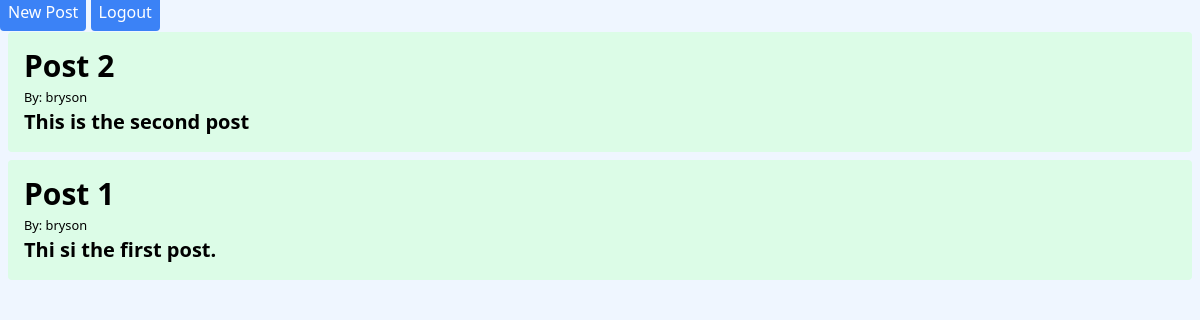
/, run on an earlier commit of the app's database.
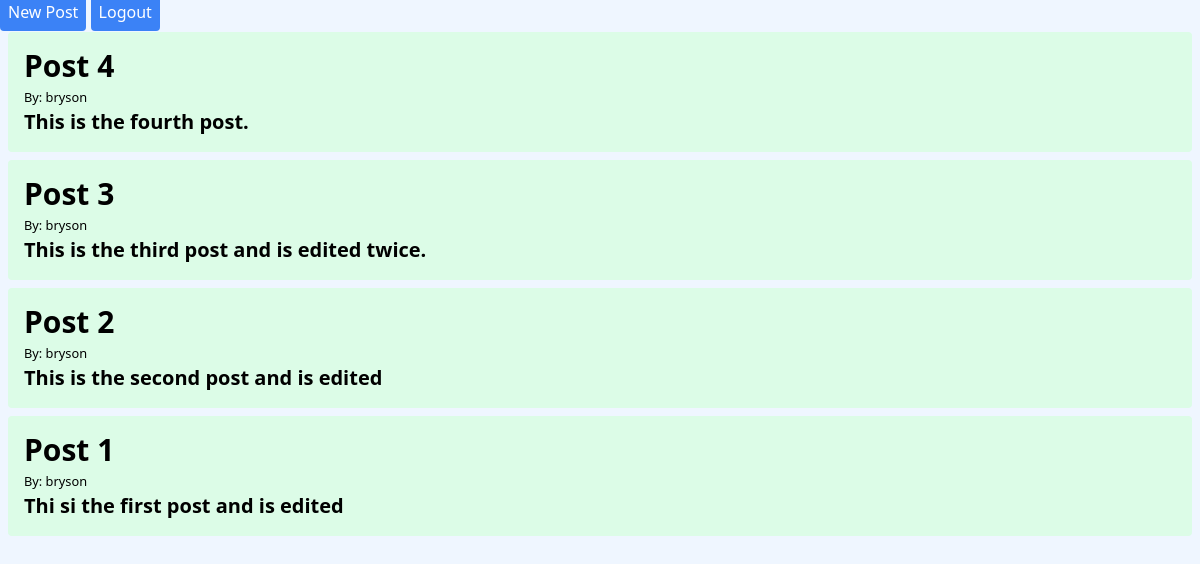
And on a later commit of the database.
### blog/models.py (models this page shows, shortened)
class Post(models.Model):
    title = models.CharField(max_length=200)
    content =models.TextField()
    author =models.ForeignKey(User, on_delete=models.CASCADE)
    created_at =models.DateTimeField(default=timezone.now)
    updated_at =models.DateTimeField(auto_now=True)

### blog/views.py (the view)
# urls.py: path('',PostListView.as_view(),name='home'),
class PostListView(ListView):
    model = Post
    template_name = "blog/home.html"
    context_object_name = "posts"
    ordering = ['-created_at']

### blog/templates/blog/home.html (shortened to what this page needs)
<!doctype html>
<html lang="en">
<head>
    <script src="https://cdn.tailwindcss.com"></script>
</head>
<body class="bg-blue-50">
    <a class="font-medium p-2 bg-blue-500 rounded text-white" href="{% url 'add-post' %}">New Post</a>
    <a class="font-medium p-2 bg-blue-500 rounded text-white" href="{% url 'logout-confirm' %}">Logout</a>
    {% for post in posts %}
        <a href="{% url 'post-detail' post.id %}">
        <div class="w-350 bg-green-100 m-2 p-4 rounded">
            <p class="text-3xl font-bold">{{ post.title }}</p>
            <small>By: {{ post.author }}</small>
            <p class="text-xl font-semibold">{{ post.content }}</p>
        </div>
    </a>
    {% endfor %}
</body>
</html>

What changed in the data, as far as the page shows it:
added Post: title "Post 4", author "bryson", content "This is the fourth post."
added Post: title "Post 3", author "bryson", content "This is the third post and is edited twice."
changed Post "Post 2": content "This is the second post" → "This is the second post and is edited"
changed Post "Post 1": content "Thi si the first post." → "Thi si the first post and is edited"
